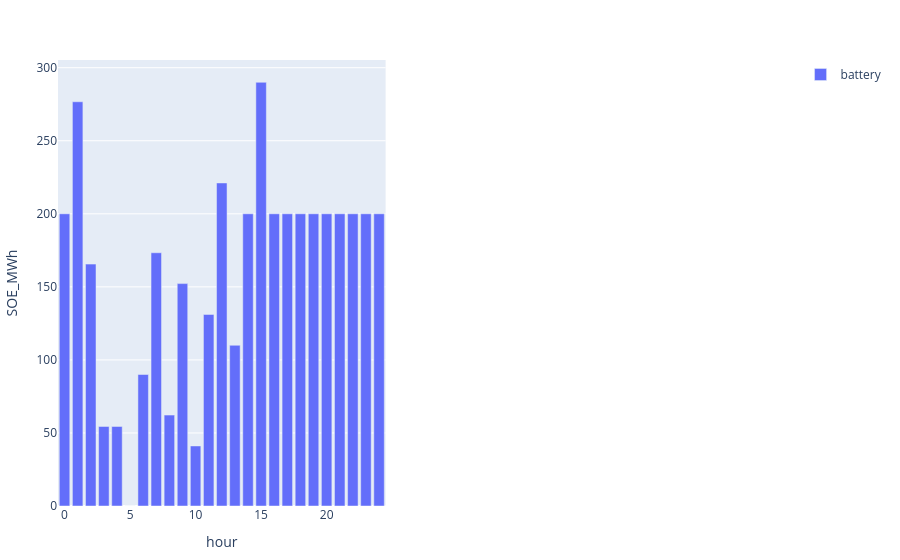

Notebook cell for this chart:
### Code cell
r_id_ = 102
to_plot = s_ed.storage[(s_ed.storage.configuration .== config_) .&  (s_ed.storage.day .== day_) .&  (s_ed.storage.iteration .== iteration_).&  (s_ed.storage.r_id .== r_id_),:]
p2 = plot(to_plot, x = :hour , y = :SOE_MWh, color = :resource, kind = "bar", Layout(barmode="stack")) 
[p2 plot()]

### Figure 1 — Plotly figure (JSON) as saved in the notebook; plotly's stock layout.template omitted (floating-point values rounded to 4 significant figures)
{"data": [{"legendgroup": "battery", "marker": {"color": "#636efa"}, "name": "battery", "showlegend": true, "type": "bar", "x": [1, 2, 3, 4, 5, 6, 7, 8, 9, 10, 11, 12, 13, 14, 15, 16, 17, 18, 19, 20, 21, 22, 23, 24, 0], "xaxis": "x1", "y": [276.7, 165.6, 54.44, 54.44, 0, 90, 173.3, 62.22, 152.2, 41.11, 131.1, 221.1, 110, 200, 290, 200, 200, 200, 200, 200, 200, 200, 200, 200, 200], "yaxis": "y1"}], "layout": {"margin": {"b": 50, "l": 50, "r": 50, "t": 60}, "xaxis1": {"anchor": "y1", "domain": [0, 0.45], "title": {"text": "hour"}}, "xaxis2": {"anchor": "y2", "domain": [0.55, 1]}, "yaxis1": {"anchor": "x1", "domain": [0, 1], "title": {"text": "SOE_MWh"}}, "yaxis2": {"anchor": "x2", "domain": [0, 1]}}}
